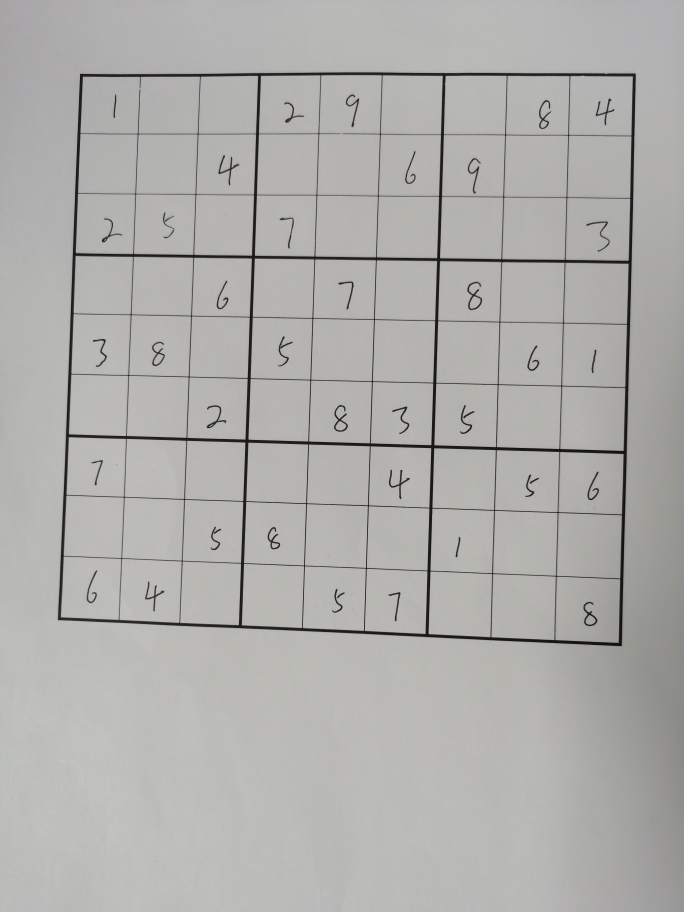
#> input picture test1/1-1.jpg, 2736 x 3648 px (shown at 1/4 size)
$ python -i Utilities.py   (imports and definitions only)
#> lines starting #> are read from the running program, lines starting #| are printed output that depends on the picture; after the words box and inside, x2 and y2 are one past the last pixel; in counts of white or black regions, pixels touching at a corner belong together
#> further down, picture is the input picture: shape (3648, 2736, 3); mean B, G, R 172.3, 174.8, 175.1
# import the necessary packages
from imutils.perspective import four_point_transform
import tensorflow as tf
import numpy as np
import imutils
import cv2

def find_puzzle(image, debug=False):
	# convert the image to grayscale and blur it slightly
	# 转变图像为灰度图
#> called with debug = False
	gray = cv2.cvtColor(image, cv2.COLOR_BGR2GRAY)
	# 高斯滤波用于图像模糊处理
	blurred = cv2.GaussianBlur(gray, (7, 7), 3)

	# apply adaptive thresholding and then invert the threshold map
	# 图像二值化
	thresh = cv2.adaptiveThreshold(blurred, 255,
		cv2.ADAPTIVE_THRESH_GAUSSIAN_C, cv2.THRESH_BINARY, 11, 2)
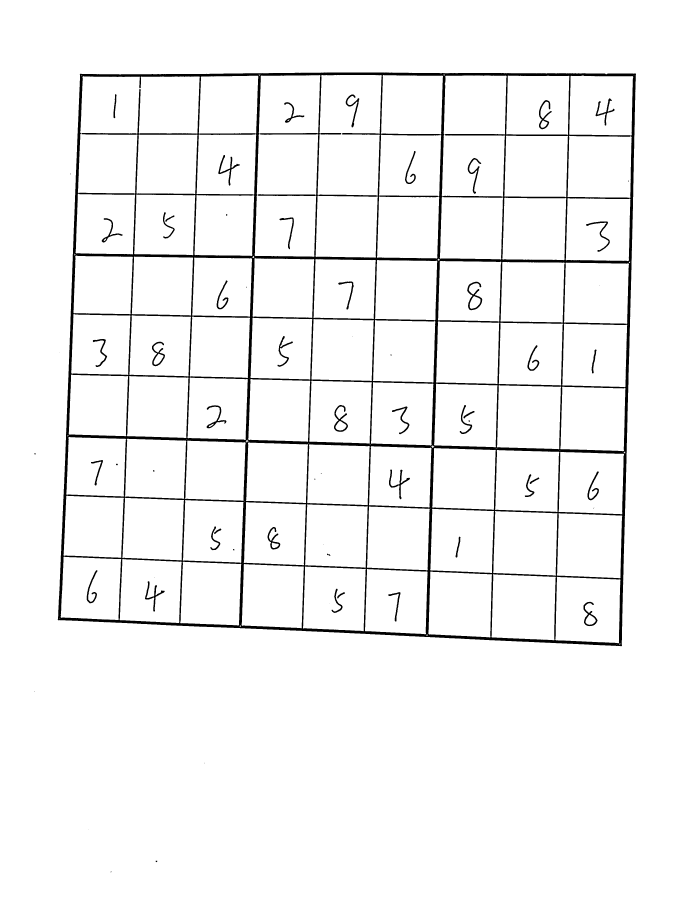
#> thresh: shape (3648, 2736) (shown at 1/4 size); 96.1% white; 73 black regions (23 under 20 px), largest, box (x1, y1, x2, y2) and area: (231, 290, 2544, 2585) 341769, (1869, 1127, 1929, 1241) 1813, (1336, 1620, 1392, 1727) 1646
	thresh = cv2.bitwise_not(thresh)
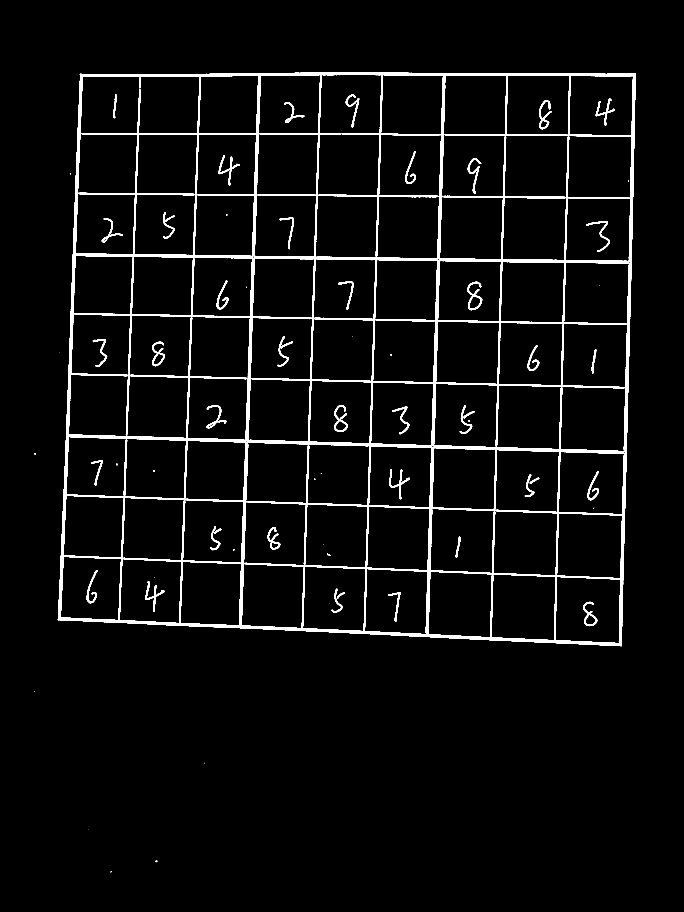
#> thresh: shape (3648, 2736) (shown at 1/4 size); 3.9% white; 73 white regions (23 under 20 px)

	# check to see if we are visualizing each step of the image
	# processing pipeline (in this case, thresholding)
	if debug:
		cv2.imshow("Puzzle Thresh", thresh)
		cv2.waitKey(0)

	# find contours in the thresholded image and sort them by size in
	# descending order
	cnts = cv2.findContours(thresh.copy(), cv2.RETR_EXTERNAL,
		cv2.CHAIN_APPROX_SIMPLE) # 只检测外轮廓；接受二值图而非灰度图；压缩水平垂直方向对角方向的元素，只保留终点坐标
#> cnts = 11 contours, 9 with area under 20; largest, box (x1, y1, x2, y2) and area: (231, 290, 2544, 2585) 5010138, (623, 3443, 629, 3449) 20
	# cnts是一个list，每个元素都是图像的一个轮廓，即一个ndarray（轮廓上点的集合）
	cnts = imutils.grab_contours(cnts)
	cnts = sorted(cnts, key=cv2.contourArea, reverse=True) # 排序，这样先检测大的轮廓

	# initialize a contour that corresponds to the puzzle outline
	puzzleCnt = None

	# loop over the contours
	for c in cnts:
		# approximate the contour
		# 计算轮廓周长
		peri = cv2.arcLength(c, True)
		# 对轮廓进行多边形近似
		approx = cv2.approxPolyDP(c, 0.02 * peri, True)

		# if our approximated contour has four points, then we can
		# assume we have found the outline of the puzzle
		if len(approx) == 4:
			puzzleCnt = approx
			break
#> this loop made 1 pass
#> (peri, puzzleCnt) on pass 1: (9231.1, [[321, 295], [232, 2480], [2485, 2584], [2542, 294]])

	# if the puzzle contor is empty then our script could not find
	# the outline of the sudoku puzzle so raise an error
	if puzzleCnt is None:
		raise Exception(("Could not find sudoku puzzle outline. "
			"Try debugging your thresholding and contour steps."))

	# check to see if we are visualizing the outline of the detected
	# sudoku puzzle
	if debug:
		# draw the contour of the puzzle on the image and then display
		# it to our screen for visualization/debugging purposes
		output = image.copy()
		cv2.drawContours(output, [puzzleCnt], -1, (0, 255, 0), 2)
		cv2.imshow("Puzzle Outline", output)
		cv2.waitKey(0)

	# apply a four point perspective transform to both the original
	# image and grayscale image to obtain a top-down birds eye view
	# of the puzzle
	# 四点透视变换变为鸟瞰图
	puzzle = four_point_transform(image, puzzleCnt.reshape(4, 2))
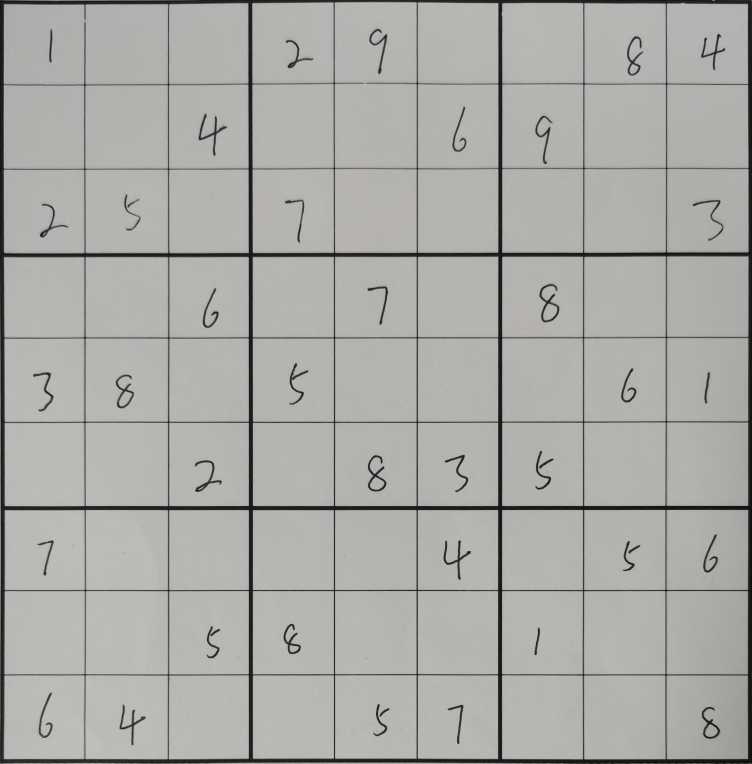
#> puzzle: shape (2290, 2255, 3) (shown at 1/3 size); mean B, G, R 168, 170.6, 171.3
	warped = four_point_transform(gray, puzzleCnt.reshape(4, 2))

	# check to see if we are visualizing the perspective transform
	if debug:
		# show the output warped image (again, for debugging purposes)
		cv2.imshow("Puzzle Transform", puzzle)
		cv2.imshow('Puzzle gray', warped)
		cv2.waitKey(0)

	# return a 2-tuple of puzzle in both RGB and grayscale
	return (puzzle, warped)

# [113 lines left out: functions extract_digit, modify_img, not called in this run]

>>> import cv2
>>> picture = cv2.imread('test1/1-1.jpg')
>>> result = find_puzzle(picture)

$ run again, on test1/1-2.jpg
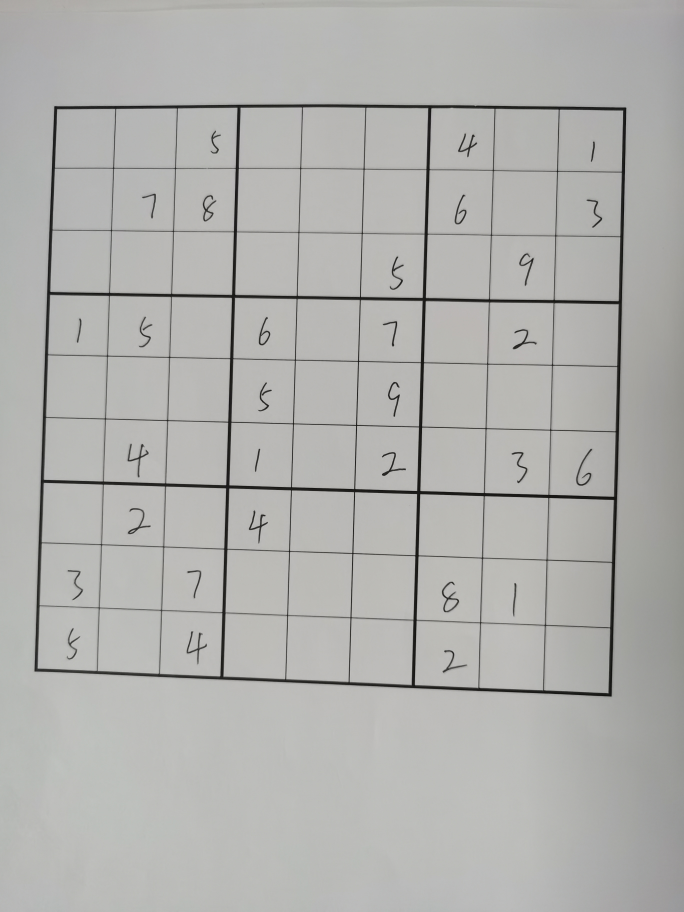
#> input picture test1/1-2.jpg, 2736 x 3648 px (shown at 1/4 size)
#> picture is the input picture: shape (3648, 2736, 3); mean B, G, R 174.1, 176.6, 176.6
#> in find_puzzle, `thresh = cv2.bitwise_not(thresh)`:
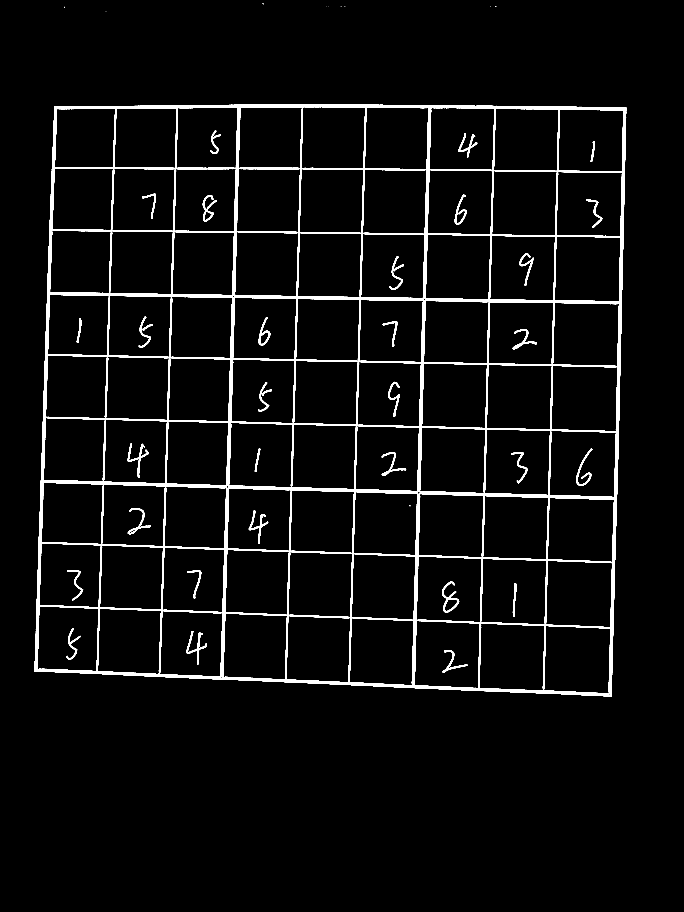
#> thresh: shape (3648, 2736) (shown at 1/4 size); 4% white; 46 white regions (13 under 20 px)
#> cnts = 12 contours, 11 with area under 20; largest, box (x1, y1, x2, y2) and area: (137, 417, 2506, 2787) 5321047
#> the loop in find_puzzle, `for c in cnts:` made 1 pass
#> (peri, puzzleCnt) on pass 1: (9512.4, [[218, 424], [137, 2684], [2445, 2786], [2505, 431]])
#> in find_puzzle, `puzzle = four_point_transform(image, puzzleCnt.reshape(4, 2))`:
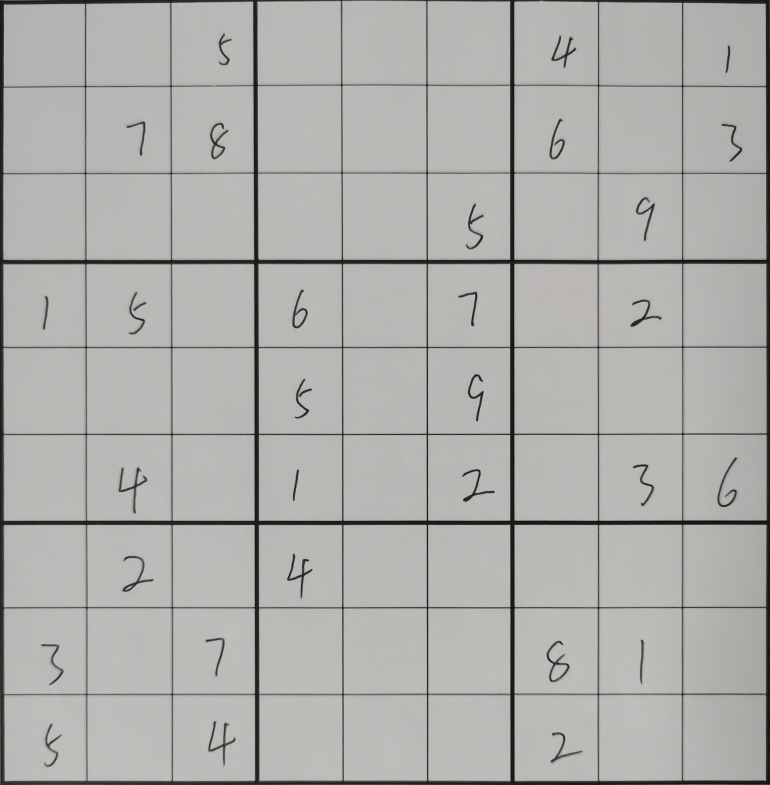
#> puzzle: shape (2355, 2310, 3) (shown at 1/3 size); mean B, G, R 172.1, 174.7, 175.2

$ run again, on test1/1-3.jpg
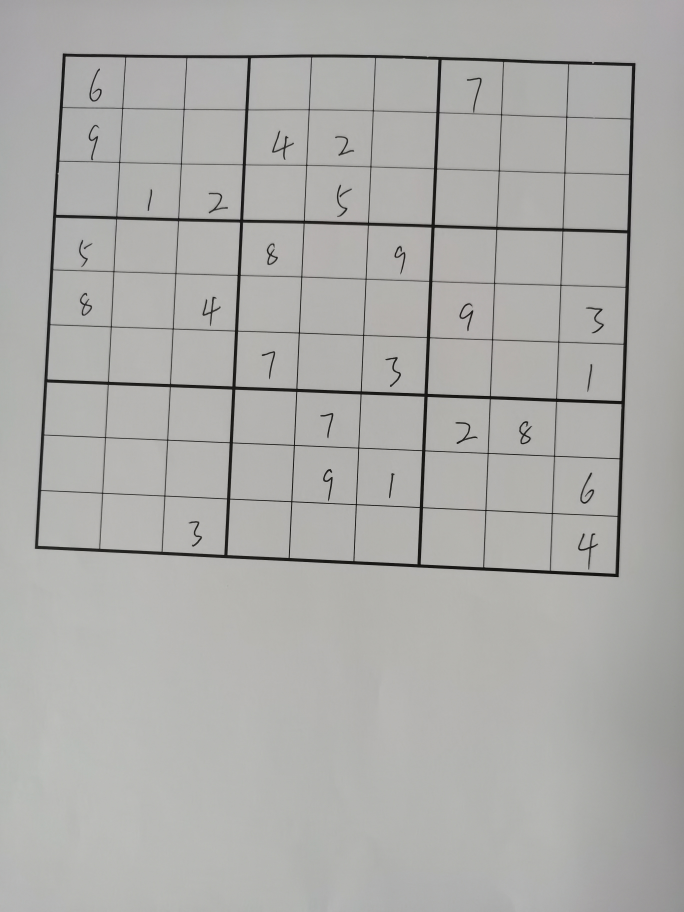
#> input picture test1/1-3.jpg, 2736 x 3648 px (shown at 1/4 size)
#> picture is the input picture: shape (3648, 2736, 3); mean B, G, R 169.7, 172, 172.3
#> in find_puzzle, `thresh = cv2.bitwise_not(thresh)`:
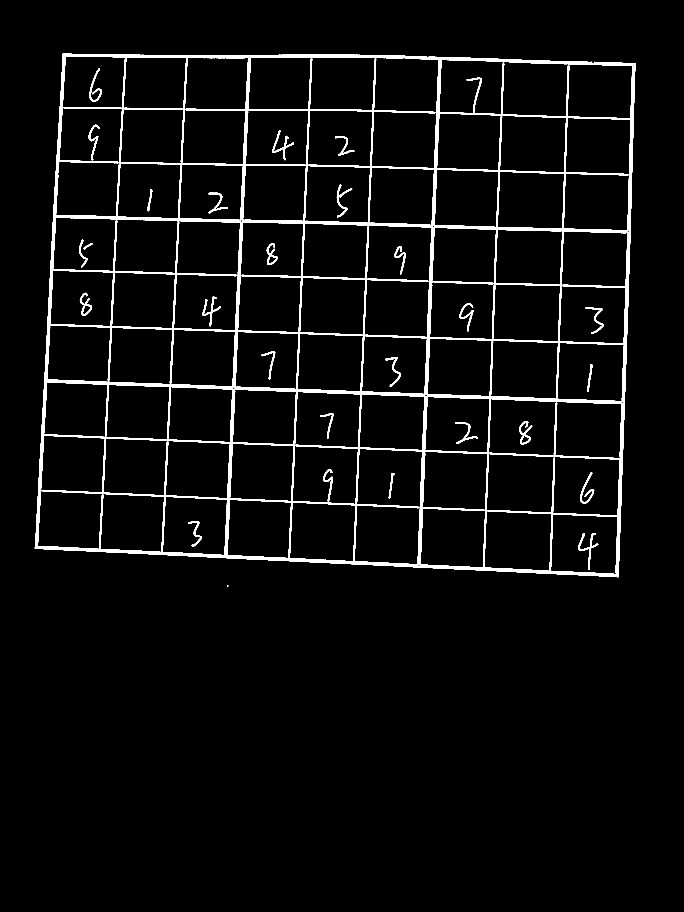
#> thresh: shape (3648, 2736) (shown at 1/4 size); 3.7% white; 31 white regions (2 under 20 px)
#> cnts = 2 contours, 1 with area under 20; largest, box (x1, y1, x2, y2) and area: (139, 213, 2543, 2309) 4687656
#> the loop in find_puzzle, `for c in cnts:` made 1 pass
#> (peri, puzzleCnt) on pass 1: (8946.4, [[251, 214], [140, 2195], [2474, 2307], [2540, 252]])
#> in find_puzzle, `puzzle = four_point_transform(image, puzzleCnt.reshape(4, 2))`:
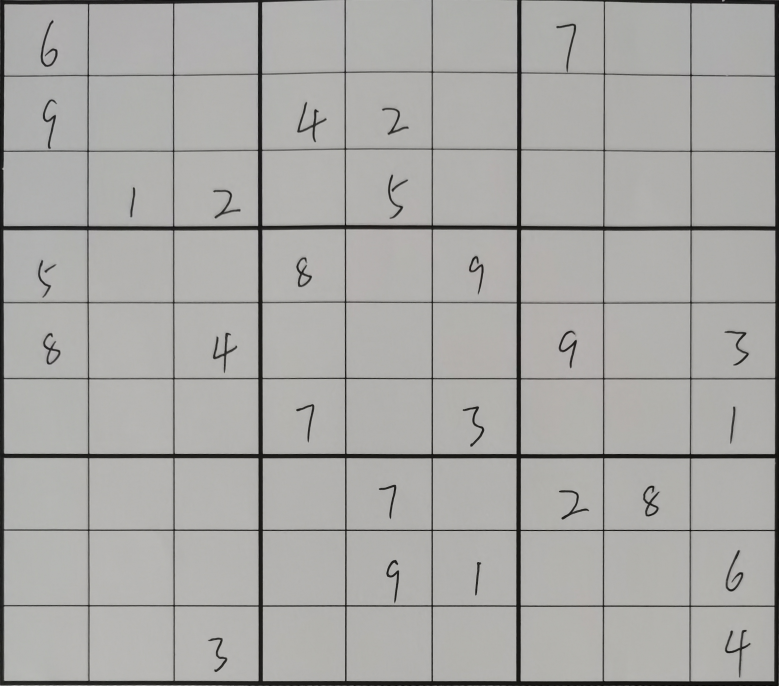
#> puzzle: shape (2056, 2336, 3) (shown at 1/3 size); mean B, G, R 165.2, 167.6, 168.3

$ run again, on test1/1-4.jpg
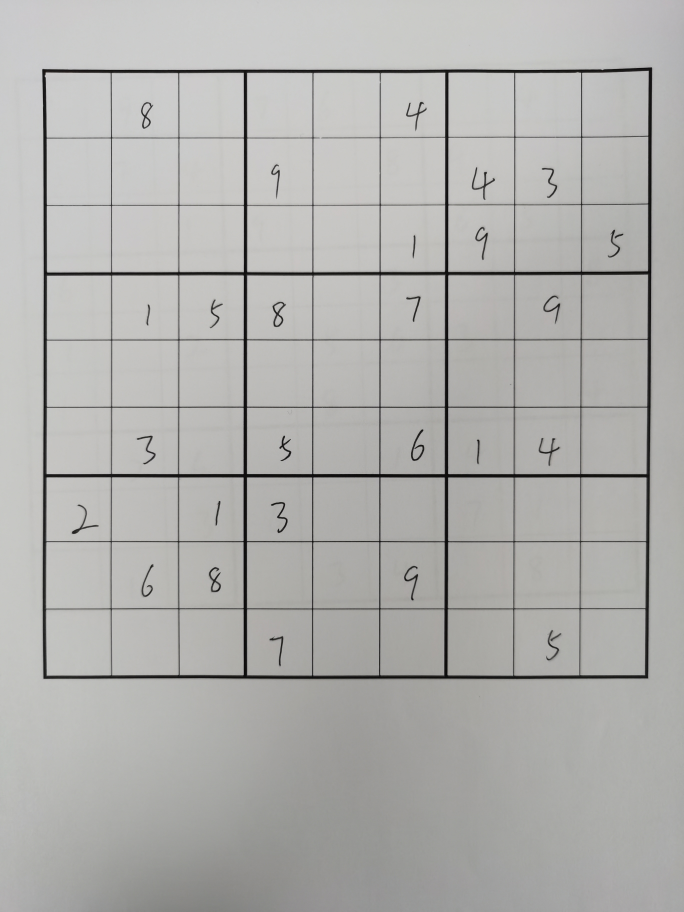
#> input picture test1/1-4.jpg, 2736 x 3648 px (shown at 1/4 size)
#> picture is the input picture: shape (3648, 2736, 3); mean B, G, R 173.8, 176, 176.3
#> in find_puzzle, `thresh = cv2.bitwise_not(thresh)`:
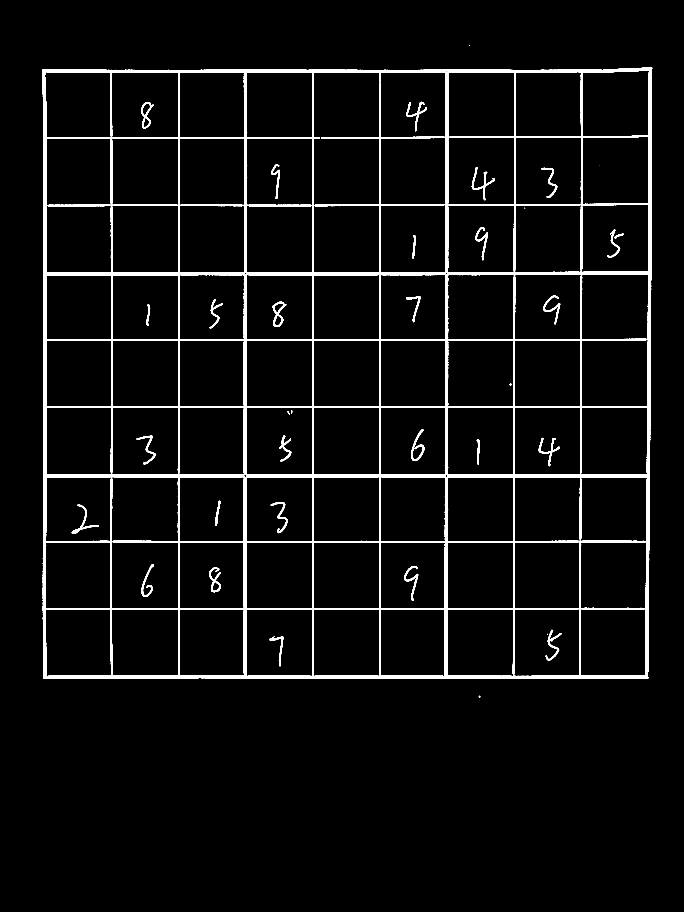
#> thresh: shape (3648, 2736) (shown at 1/4 size); 4.3% white; 40 white regions (7 under 20 px)
#> cnts = 5 contours, 4 with area under 20; largest, box (x1, y1, x2, y2) and area: (169, 269, 2609, 2716) 5908192
#> the loop in find_puzzle, `for c in cnts:` made 1 pass
#> (peri, puzzleCnt) on pass 1: (9992.6, [[2606, 269], [169, 277], [174, 2715], [2592, 2713]])
#> in find_puzzle, `puzzle = four_point_transform(image, puzzleCnt.reshape(4, 2))`:
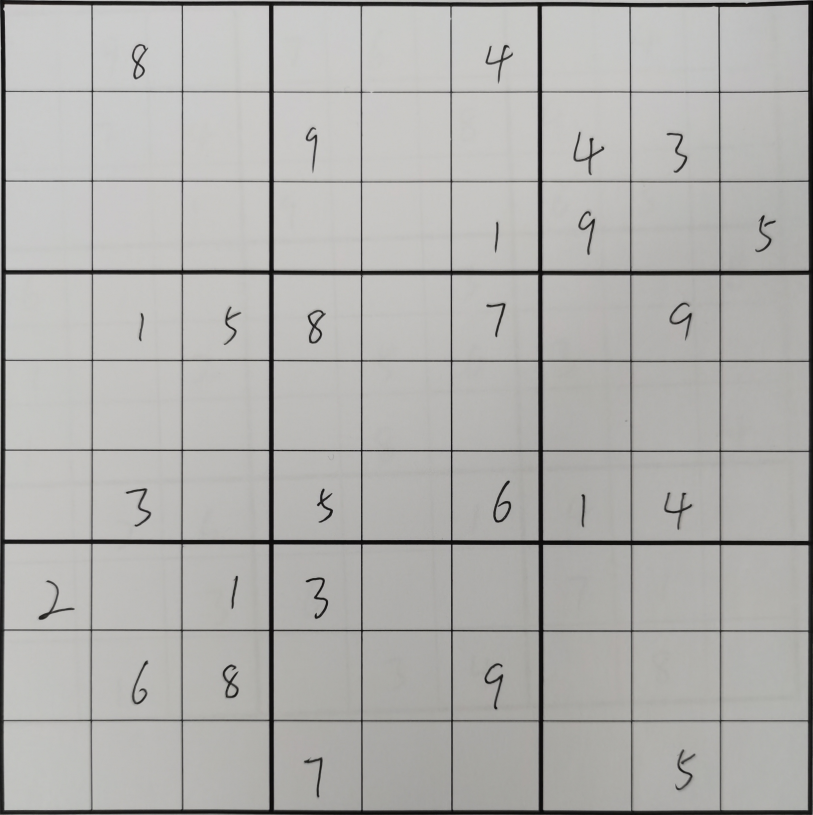
#> puzzle: shape (2444, 2437, 3) (shown at 1/3 size); mean B, G, R 173.4, 175.7, 176.3
